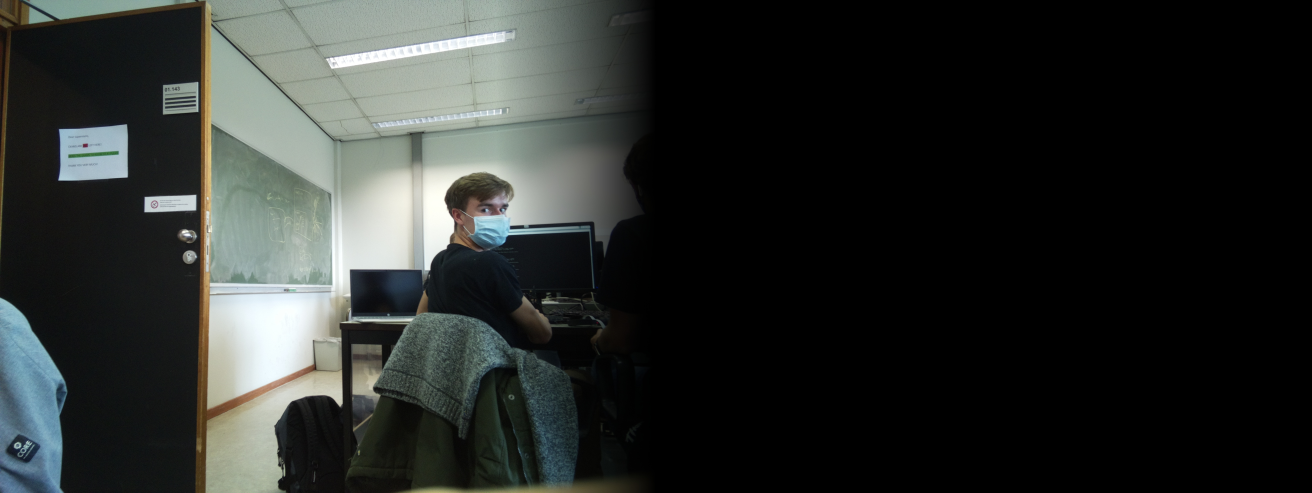
#> input picture programs/stitch_images/panorama1.jpg, 6560 x 2464 px (shown at 1/5 size)
$ python image_stitching_linrl3.py panorama1.jpg panorama2.jpg
#> lines starting #> are read from the running program, lines starting #| are printed output that depends on the picture
#> in main, img1 is the input picture: shape (2464, 6560, 3); mean B, G, R 43.2, 45.4, 42.3
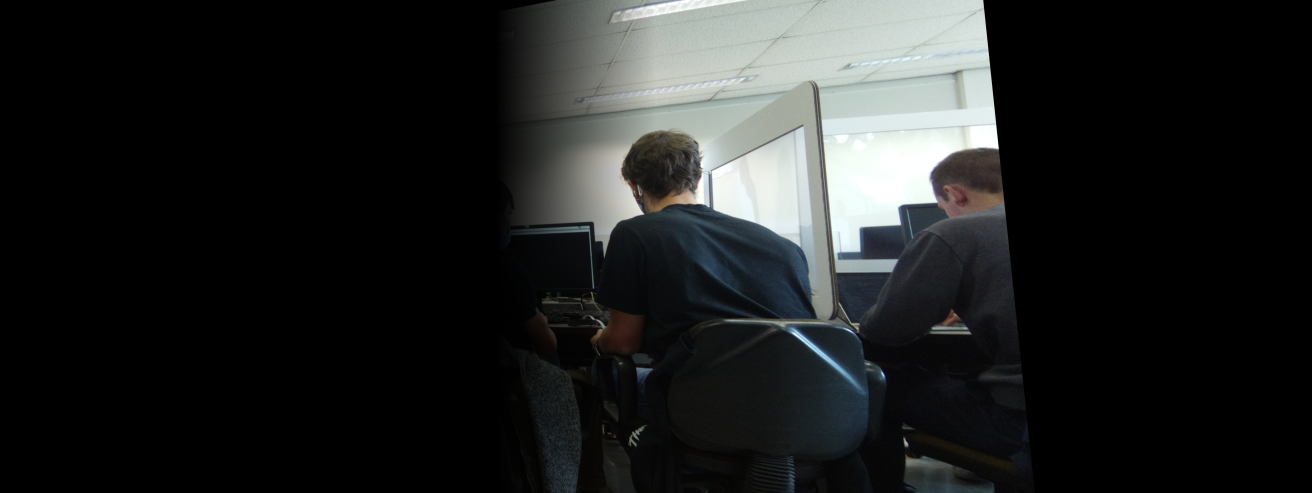
#> input picture programs/stitch_images/panorama2.jpg, 6560 x 2464 px (shown at 1/5 size)
#> in main, img2 is the input picture: shape (2464, 6560, 3); mean B, G, R 33.8, 34.1, 32.5
import cv2
import numpy as np
import sys

class Image_Stitching():
    def __init__(self) :
        self.ratio=0.85
        self.min_match=10
        self.orb = cv2.ORB_create(nfeatures=2000)
        self.smoothing_window_size=800

    def registration(self,img1,img2):
        kp1, des1 = self.orb.detectAndCompute(img1, None)
#> kp1 = 2000 keypoints; strongest (x, y, size): (727, 989, 111.1), (2551, 1136, 111.1), (975, 978, 111.1), (1753, 1350, 92.6)
        kp2, des2 = self.orb.detectAndCompute(img2, None)
#> kp2 = 1544 keypoints; strongest (x, y, size): (4988, 738, 111.1), (4990, 741, 92.6), (4989, 742, 77.1), (4991, 742, 64.3)
        matcher = cv2.BFMatcher()
        raw_matches = matcher.knnMatch(des1, des2, k=2)
#> raw_matches = 2000 matches
        good_points = []
        good_matches=[]
        for m1, m2 in raw_matches:
            if m1.distance < self.ratio * m2.distance:
                good_points.append((m1.trainIdx, m1.queryIdx))
                good_matches.append([m1])
#> after the loop, good_matches = 155 matches; good_points = 155 pairs, first value 9 to 1524, second value 5 to 1962
        img3 = cv2.drawMatchesKnn(img1, kp1, img2, kp2, good_matches, None, flags=2)
        cv2.imwrite('matching.jpg', img3)
        if len(good_points) > self.min_match:
            image1_kp = np.float32(
                [kp1[i].pt for (_, i) in good_points])
#> image1_kp = 155 pairs, first value 89.86 to 2968.8, second value 73.2 to 2341.4
            image2_kp = np.float32(
                [kp2[i].pt for (i, _) in good_points])
#> image2_kp = 155 pairs, first value 2712.3 to 4848, second value 58.75 to 2294.8
            H, status = cv2.findHomography(image2_kp, image1_kp, cv2.RANSAC,5.0)
#> H = [[-0.954, 0.428, 3406], [-0.0945, -0.249, 998], [-0.000217, 8.87e-06, 1]]; status = 155 values, max 1 at index 16, min 0 at index 0, mean 0.071
            print(H)
#| [[-9.54193593e-01  4.28101291e-01  3.40599865e+03]
#|  [-9.45219736e-02 -2.48908616e-01  9.98037161e+02]
#|  [-2.16929093e-04  8.86678721e-06  1.00000000e+00]]
        return H

    def create_mask(self,img1,img2,version):
        height_img1 = img1.shape[0]
        width_img1 = img1.shape[1]
        width_img2 = img2.shape[1]
        height_panorama = height_img1
        width_panorama = width_img1 +width_img2
        offset = int(self.smoothing_window_size / 2)
        barrier = img1.shape[1] - int(self.smoothing_window_size / 2)
        mask = np.zeros((height_panorama, width_panorama))
        if version == 'left_image':
            mask[:, barrier - offset:barrier + offset ] = np.tile(np.linspace(1, 0, 2 * offset ).T, (height_panorama, 1))
            mask[:, :barrier - offset] = 1
        else:
            mask[:, barrier - offset :barrier + offset ] = np.tile(np.linspace(0, 1, 2 * offset ).T, (height_panorama, 1))
            mask[:, barrier + offset:] = 1
        return cv2.merge([mask, mask, mask])

    def blending(self,img1,img2):
        H = self.registration(img1,img2)
        height_img1 = img1.shape[0]
#> height_img1 = 2464
        width_img1 = img1.shape[1]
#> width_img1 = 6560
        width_img2 = img2.shape[1]
#> width_img2 = 6560
        height_panorama = height_img1
#> height_panorama = 2464
        width_panorama = width_img1 +width_img2
#> width_panorama = 13120

        panorama1 = np.zeros((height_panorama, width_panorama, 3))
        mask1 = self.create_mask(img1,img2,version='left_image')
#> in create_mask, `mask[:, barrier - offset:barrier + offset ] = np.tile(np.linspace(1, 0..`:
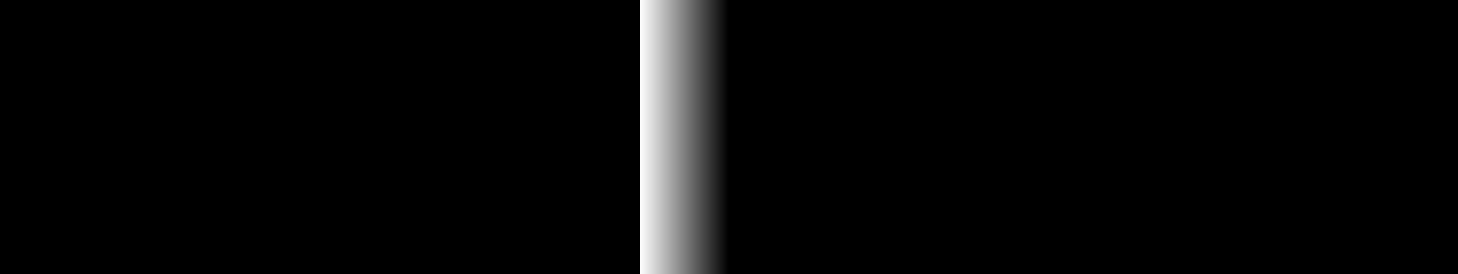
#> mask: shape (2464, 13120) float64 (shown at 1/9 size); min 0, max 1, mean 0.0305
        panorama1[0:img1.shape[0], 0:img1.shape[1], :] = img1
        panorama1 *= mask1
        mask2 = self.create_mask(img1,img2,version='right_image')
#> call 2 of create_mask, with version = 'right_image'
#> in create_mask (call 2), `mask[:, barrier - offset :barrier + offset ] = np.tile(np.linspace(0, ..`:
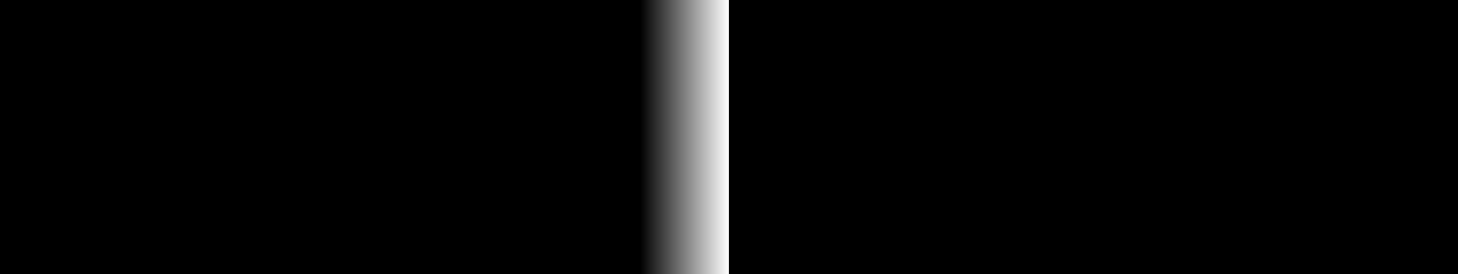
#> mask: shape (2464, 13120) float64 (shown at 1/9 size); min 0, max 1, mean 0.0305
        smt = cv2.warpPerspective(img2, H, (width_panorama, height_panorama))
        panorama2 = smt*mask2
        result=panorama1+panorama2

        rows, cols = np.where(result[:, :, 0] != 0)
        min_row, max_row = min(rows), max(rows) + 1
        min_col, max_col = min(cols), max(cols) + 1
        final_result = result[min_row:max_row, min_col:max_col, :]
        return final_result
def main(argv1,argv2):
    img1 = cv2.imread(argv1)
    img2 = cv2.imread(argv2)
    final=Image_Stitching().blending(img1,img2)
    cv2.imwrite('panorama.jpg', final)
if __name__ == '__main__':
    try:
#> (the run stopped early here; a loop or call above may not have finished)
